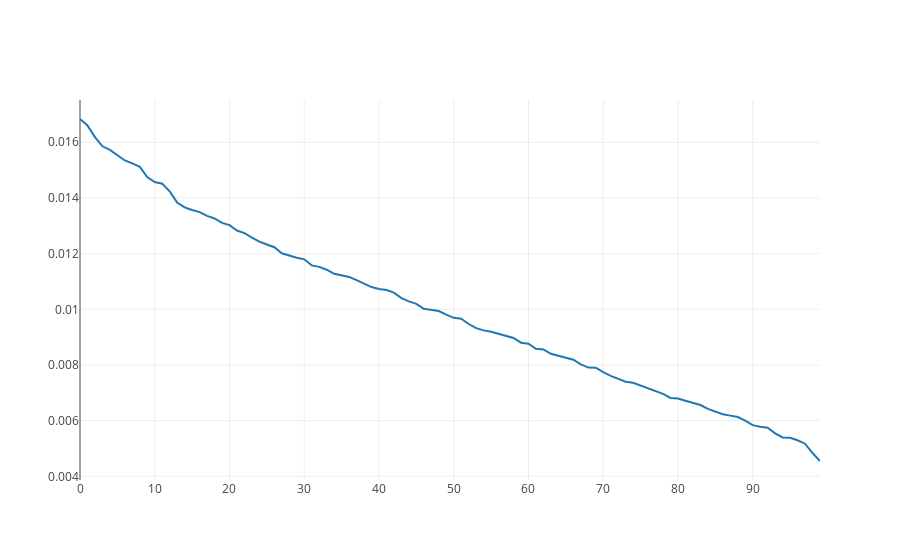

Notebook code cell kept with this figure:
### Markdown cell above
## Example: Uniform data

### Code cell
# generate some high-dimensional data from the same distribution
N = 100
samples = np.random.default_rng().multivariate_normal(
        mean=np.zeros(N).T,
        cov=np.eye(N,N),
        size=(1000, ))

# center samples
samples = samples - samples.mean(axis=0)

# compute covariance matrix
cov = np.matmul(samples.T, samples)

# compute eigenvalues
eigv, _ = scipy.linalg.eigh(cov)

# plot eigenvalues
iplot(dict(data=[
    go.Scatter(y=eigv[::-1]/eigv.sum())
]))
